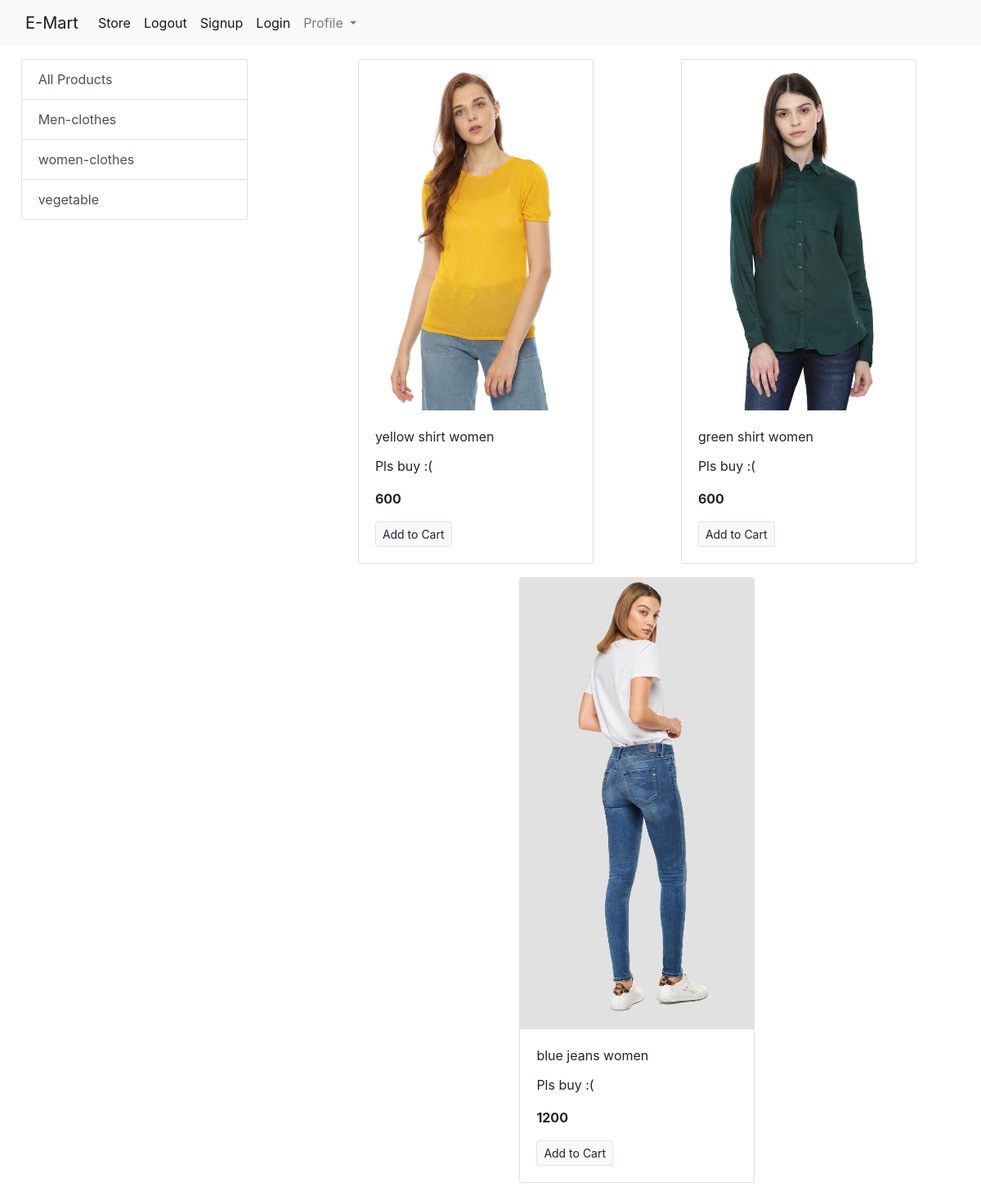
The app's page /?category=2 with its own data.
### store/models/category.py (models this page shows, shortened)
class Category(models.Model):
    name= models.CharField(max_length=20)
    @staticmethod
    def get_all_categories():
        return Category.objects.all()

### store/models/product.py (models this page shows, shortened)
class Product(models.Model):
    name = models.CharField(max_length=50)
    price = models.IntegerField(default=0)
    category = models.ForeignKey(Category, on_delete=models.CASCADE, default=1)
    description= models.CharField(max_length=200, default="", null=True, blank=True)
    image = models.ImageField(upload_to="upload/products/")
    @staticmethod
    def get_all_products_by_categoryid(category_id):
        if category_id:
            return Product.objects.filter(category = category_id)
        else:
            return Product.get_all_products()

### store/views.py (the view)
# urls.py: path('', index, name="homepage"),
def index(request):
    products = None
    categories = Category.get_all_categories()
    CategoryID = request.GET.get('category')
    if CategoryID:
        products = Product.get_all_products_by_categoryid(CategoryID)
    else:
        products= Product.get_all_products()
    data = {}
    data['products']= products
    data['categories'] = categories
    return render(request, 'index.html', data)

### store/templates/index.html
{% extends 'base.html' %}
{% block content %}
    <div class="conatiner-fluid mt-3">
      <div class="row">
          <div class="col-lg-3 mx-auto">
            <div class="list-group">
              <a href="/" class="list-group-item
              list-group-item-action ">All Products</a>
              {% for category in categories %}
              <a href="/?category={{category.id}}" class="list-group-item
              list-group-item-action ">{{category.name}}</a>
              {% endfor %}
            </div>
          </div>
        <div id='products' class="col-lg-8 mx-auto">
          <div class="row mx-auto">
            {%for product in products %}
            <div class="card mx-auto mb-3" style="width: 18rem;">
                <img class="card-img-top" src="{{product.image.url}}" alt="Card image cap">
                <div class="card-body">
                  <p class="card-title">{{product.name}}</p>
                  <p class="card-text">{{product.description}}</p>
                  <p class="card-text"><b>{{product.price}}</b></p>
                  <a href="#" class="btn btn-light border btn-sm">Add to Cart</a>
                </div>
            </div>
            {% endfor %}
          </div>
        </div>
      </div>
    </div>
{%endblock content%}

### records on screen
Category: name "Men-clothes"
Category: name "women-clothes"
Category: name "vegetable"
Product: image (picture), name "yellow shirt women", description "Pls buy :(", price "600"
Product: image (picture), name "green shirt women", description "Pls buy :(", price "600"
Product: image (picture), name "blue jeans women", description "Pls buy :(", price "1200"
